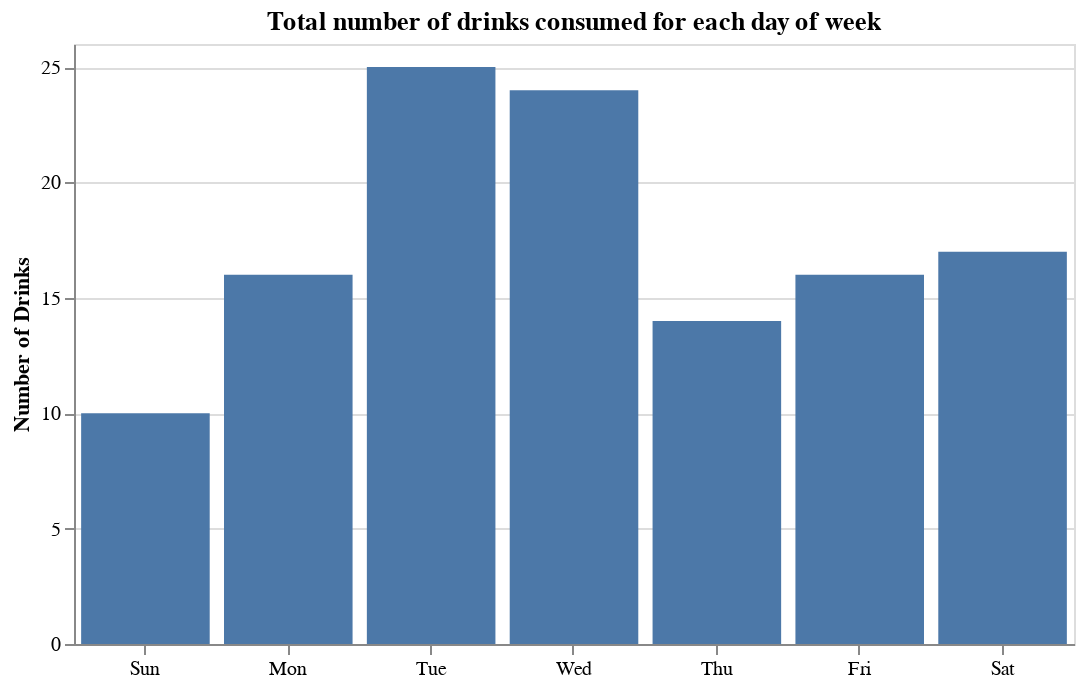

Notebook cell for this chart:
### Code cell
weekly_total = alt.Chart(final_df, title='Total number of drinks consumed for each day of week').mark_bar().encode(
    x = alt.X('day(date_time):O').title(None),
    y = alt.Y('count()').title('Number of Drinks'),
    tooltip = 'count()'
).properties(
    width=500
)
weekly_total

### Figure 1 — Vega-Lite specification as saved in the notebook (floating-point values rounded to 4 significant figures)
{"config": {"view": {"continuousWidth": 300, "continuousHeight": 300}}, "data": {"name": "data-6de65c973d82429eb728f1d345cce849"}, "mark": {"type": "bar"}, "encoding": {"tooltip": {"aggregate": "count", "type": "quantitative"}, "x": {"field": "date_time", "timeUnit": "day", "title": null, "type": "ordinal"}, "y": {"aggregate": "count", "title": "Number of Drinks", "type": "quantitative"}}, "title": "Total number of drinks consumed for each day of week", "width": 500, "$schema": "https://vega.github.io/schema/vega-lite/v5.16.3.json", "datasets": {"data-6de65c973d82429eb728f1d345cce849": [{"date": "2023-10-31T00:00:00", "time": "1:17 pm", "name": "Ganesh Vicky", "message": "Getting a coffee now", "date_time": "2023-10-31T13:17:00"}, {"date": "2023-11-01T00:00:00", "time": "12:45 pm", "name": "Ganesh Vicky", "message": "☕", "date_time": "2023-11-01T12:45:00"}, {"date": "2023-11-01T00:00:00", "time": "3:16 pm", "name": "Neiiiiii ♡", "message": "🧊☕ <This message was edited>", "date_time": "2023-11-01T15:16:00"}, {"date": "2023-11-07T00:00:00", "time": "11:10 am", "name": "Ganesh Vicky", "message": "☕", "date_time": "2023-11-07T11:10:00"}, {"date": "2023-11-07T00:00:00", "time": "11:58 am", "name": "Neiiiiii ♡", "message": "Got a 🍹in the morning", "date_time": "2023-11-07T11:58:00"}, {"date": "2023-11-07T00:00:00", "time": "3:39 pm", "name": "Ganesh Vicky", "message": "☕", "date_time": "2023-11-07T15:39:00"}, {"date": "2023-11-07T00:00:00", "time": "4:30 pm", "name": "Amarikoo Japan St Andrews", "message": "Got a mocha!", "date_time": "2023-11-07T16:30:00"}, {"date": "2023-11-07T00:00:00", "time": "4:30 pm", "name": "Amarikoo Japan St Andrews", "message": "My first club pret ☕️", "date_time": "2023-11-07T16:30:00"}, {"date": "2023-11-07T00:00:00", "time": "7:01 pm", "name": "Neiiiiii ♡", "message": "🍹", "date_time": "2023-11-07T19:01:00"}, {"date": "2023-11-08T00:00:00", "time": "4:06 pm", "name": "Amarikoo Japan St Andrews", "message": "Got a ☕️", "date_time": "2023-11-08T16:06:00"}, {"date": "2023-11-08T00:00:00", "time": "5:24 pm", "name": "Neiiiiii ♡", "message": "Got a 🍹", "date_time": "2023-11-08T17:24:00"}, {"date": "2023-11-10T00:00:00", "time": "3:36 pm", "name": "Ganesh Vicky", "message": "☕", "date_time": "2023-11-10T15:36:00"}, {"date": "2023-11-11T00:00:00", "time": "9:46 am", "name": "Amarikoo Japan St Andrews", "message": "Got an iced mocha", "date_time": "2023-11-11T09:46:00"}, {"date": "2023-11-13T00:00:00", "time": "3:04 pm", "name": "Neiiiiii ♡", "message": "Got a decaf, oat mocha", "date_time": "2023-11-13T15:04:00"}, {"date": "2023-11-14T00:00:00", "time": "1:37 pm", "name": "Ganesh Vicky", "message": "☕", "date_time": "2023-11-14T13:37:00"}, {"date": "2023-11-15T00:00:00", "time": "1:17 pm", "name": "Amarikoo Japan St Andrews", "message": "☕ and 🥖", "date_time": "2023-11-15T13:17:00"}, {"date": "2023-11-15T00:00:00", "time": "2:25 pm", "name": "Ganesh Vicky", "message": "☕", "date_time": "2023-11-15T14:25:00"}, {"date": "2023-11-16T00:00:00", "time": "5:45 pm", "name": "Amarikoo Japan St Andrews", "message": "Merry berry ☕", "date_time": "2023-11-16T17:45:00"}, {"date": "2023-11-17T00:00:00", "time": "9:25 am", "name": "Amarikoo Japan St Andrews", "message": "Salted caramel ☕with cream😋", "date_time": "2023-11-17T09:25:00"}, {"date": "2023-11-17T00:00:00", "time": "1:53 pm", "name": "Ganesh Vicky", "message": "☕", "date_time": "2023-11-17T13:53:00"}, {"date": "2023-11-17T00:00:00", "time": "3:42 pm", "name": "Ganesh Vicky", "message": "☕ xD", "date_time": "2023-11-17T15:42:00"}, {"date": "2023-11-17T00:00:00", "time": "4:44 pm", "name": "Neiiiiii ♡", "message": "Got a warm mocha", "date_time": "2023-11-17T16:44:00"}, {"date": "2023-11-18T00:00:00", "time": "4:41 pm", "name": "Neiiiiii ♡", "message": "Got a mocha", "date_time": "2023-11-18T16:41:00"}, {"date": "2023-11-19T00:00:00", "time": "1:49 pm", "name": "Ganesh Vicky", "message": "☕", "date_time": "2023-11-19T13:49:00"}, {"date": "2023-11-19T00:00:00", "time": "6:21 pm", "name": "Neiiiiii ♡", "message": "☕", "date_time": "2023-11-19T18:21:00"}, {"date": "2023-11-21T00:00:00", "time": "11:29 am", "name": "Ganesh Vicky", "message": "☕", "date_time": "2023-11-21T11:29:00"}, {"date": "2023-11-22T00:00:00", "time": "12:11 pm", "name": "Ganesh Vicky", "message": "☕", "date_time": "2023-11-22T12:11:00"}, {"date": "2023-11-24T00:00:00", "time": "9:01 am", "name": "Ganesh Vicky", "message": "☕", "date_time": "2023-11-24T09:01:00"}, {"date": "2023-11-24T00:00:00", "time": "1:03 pm", "name": "Ganesh Vicky", "message": "☕ iss very cold xD", "date_time": "2023-11-24T13:03:00"}, {"date": "2023-11-24T00:00:00", "time": "2:03 pm", "name": "Amarikoo Japan St Andrews", "message": "Merry berry☕", "date_time": "2023-11-24T14:03:00"}, {"date": "2023-11-24T00:00:00", "time": "4:16 pm", "name": "Ganesh Vicky", "message": "☕🤷🏻♂️", "date_time": "2023-11-24T16:16:00"}, {"date": "2023-11-24T00:00:00", "time": "6:51 pm", "name": "Neiiiiii ♡", "message": "☕", "date_time": "2023-11-24T18:51:00"}, {"date": "2023-11-25T00:00:00", "time": "9:14 am", "name": "Neiiiiii ♡", "message": "☕", "date_time": "2023-11-25T09:14:00"}, {"date": "2023-11-26T00:00:00", "time": "4:24 pm", "name": "Amarikoo Japan St Andrews", "message": "☕", "date_time": "2023-11-26T16:24:00"}, {"date": "2023-11-28T00:00:00", "time": "9:33 am", "name": "Amarikoo Japan St Andrews", "message": "☕", "date_time": "2023-11-28T09:33:00"}, {"date": "2023-11-28T00:00:00", "time": "10:59 am", "name": "Neiiiiii ♡", "message": "☕", "date_time": "2023-11-28T10:59:00"}, {"date": "2023-11-28T00:00:00", "time": "1:11 pm", "name": "Ganesh Vicky", "message": "☕", "date_time": "2023-11-28T13:11:00"}, {"date": "2023-11-29T00:00:00", "time": "12:08 pm", "name": "Neiiiiii ♡", "message": "☕", "date_time": "2023-11-29T12:08:00"}, {"date": "2023-11-29T00:00:00", "time": "1:22 pm", "name": "Ganesh Vicky", "message": "☕", "date_time": "2023-11-29T13:22:00"}, {"date": "2023-11-30T00:00:00", "time": "11:18 am", "name": "Ganesh Vicky", "message": "☕", "date_time": "2023-11-30T11:18:00"}, {"date": "2023-11-30T00:00:00", "time": "5:34 pm", "name": "Neiiiiii ♡", "message": "☕", "date_time": "2023-11-30T17:34:00"}, {"date": "2023-12-02T00:00:00", "time": "7:21 pm", "name": "Neiiiiii ♡", "message": "☕", "date_time": "2023-12-02T19:21:00"}, {"date": "2023-12-03T00:00:00", "time": "5:04 pm", "name": "Neiiiiii ♡", "message": "🧊☕", "date_time": "2023-12-03T17:04:00"}, {"date": "2023-12-04T00:00:00", "time": "3:54 pm", "name": "Neiiiiii ♡", "message": "🧊☕", "date_time": "2023-12-04T15:54:00"}, {"date": "2023-12-04T00:00:00", "time": "5:07 pm", "name": "Amarikoo Japan St Andrews", "message": "☕ more then 30 min ago😂", "date_time": "2023-12-04T17:07:00"}, {"date": "2023-12-06T00:00:00", "time": "8:28 am", "name": "Ganesh Vicky", "message": "☕", "date_time": "2023-12-06T08:28:00"}, {"date": "2023-12-08T00:00:00", "time": "1:44 pm", "name": "Ganesh Vicky", "message": "☕", "date_time": "2023-12-08T13:44:00"}, {"date": "2023-12-09T00:00:00", "time": "5:47 pm", "name": "Neiiiiii ♡", "message": "☕x2 today", "date_time": "2023-12-09T17:47:00"}, {"date": "2023-12-10T00:00:00", "time": "2:27 pm", "name": "Ganesh Vicky", "message": "☕", "date_time": "2023-12-10T14:27:00"}, {"date": "2023-12-10T00:00:00", "time": "3:51 pm", "name": "Amarikoo Japan St Andrews", "message": "☕", "date_time": "2023-12-10T15:51:00"}, {"date": "2023-12-11T00:00:00", "time": "2:56 pm", "name": "Neiiiiii ♡", "message": "☕", "date_time": "2023-12-11T14:56:00"}, {"date": "2023-12-13T00:00:00", "time": "1:15 pm", "name": "Amarikoo Japan St Andrews", "message": "☕", "date_time": "2023-12-13T13:15:00"}, {"date": "2023-12-14T00:00:00", "time": "8:53 am", "name": "Ganesh Vicky", "message": "☕", "date_time": "2023-12-14T08:53:00"}, {"date": "2023-12-14T00:00:00", "time": "12:13 pm", "name": "Amarikoo Japan St Andrews", "message": "☕🧊", "date_time": "2023-12-14T12:13:00"}, {"date": "2023-12-16T00:00:00", "time": "1:33 pm", "name": "Amarikoo Japan St Andrews", "message": "☕🍴", "date_time": "2023-12-16T13:33:00"}, {"date": "2023-12-16T00:00:00", "time": "2:39 pm", "name": "Neiiiiii ♡", "message": "☕🧊", "date_time": "2023-12-16T14:39:00"}, {"date": "2023-12-17T00:00:00", "time": "3:48 pm", "name": "Amarikoo Japan St Andrews", "message": "☕", "date_time": "2023-12-17T15:48:00"}, {"date": "2023-12-19T00:00:00", "time": "10:47 am", "name": "Amarikoo Japan St Andrews", "message": "☕🧊", "date_time": "2023-12-19T10:47:00"}, {"date": "2023-12-19T00:00:00", "time": "12:07 pm", "name": "Amarikoo Japan St Andrews", "message": "☕🥖", "date_time": "2023-12-19T12:07:00"}, {"date": "2023-12-21T00:00:00", "time": "1:52 pm", "name": "Ganesh Vicky", "message": "☕", "date_time": "2023-12-21T13:52:00"}, {"date": "2023-12-22T00:00:00", "time": "1:30 pm", "name": "Neiiiiii ♡", "message": "☕🧊", "date_time": "2023-12-22T13:30:00"}, {"date": "2023-12-22T00:00:00", "time": "3:02 pm", "name": "Ganesh Vicky", "message": "☕", "date_time": "2023-12-22T15:02:00"}, {"date": "2023-12-23T00:00:00", "time": "2:14 pm", "name": "Amarikoo Japan St Andrews", "message": "☕🧊", "date_time": "2023-12-23T14:14:00"}, {"date": "2023-12-28T00:00:00", "time": "3:54 pm", "name": "Ganesh Vicky", "message": "☕", "date_time": "2023-12-28T15:54:00"}, {"date": "2023-12-30T00:00:00", "time": "12:02 pm", "name": "Ganesh Vicky", "message": "☕", "date_time": "2023-12-30T12:02:00"}, {"date": "2023-12-30T00:00:00", "time": "3:00 pm", "name": "Neiiiiii ♡", "message": "🧊☕", "date_time": "2023-12-30T15:00:00"}, {"date": "2023-12-30T00:00:00", "time": "4:29 pm", "name": "Neiiiiii ♡", "message": "☕", "date_time": "2023-12-30T16:29:00"}, {"date": "2024-01-03T00:00:00", "time": "12:00 pm", "name": "Neiiiiii ♡", "message": "☕", "date_time": "2024-01-03T12:00:00"}, {"date": "2024-01-04T00:00:00", "time": "5:33 pm", "name": "Neiiiiii ♡", "message": "☕🧊", "date_time": "2024-01-04T17:33:00"}, {"date": "2024-01-05T00:00:00", "time": "1:27 pm", "name": "Neiiiiii ♡", "message": "☕🧊", "date_time": "2024-01-05T13:27:00"}, {"date": "2024-01-06T00:00:00", "time": "2:46 pm", "name": "Neiiiiii ♡", "message": "☕🧊", "date_time": "2024-01-06T14:46:00"}, {"date": "2024-01-06T00:00:00", "time": "3:49 pm", "name": "Amarikoo Japan St Andrews", "message": "☕", "date_time": "2024-01-06T15:49:00"}, {"date": "2024-01-07T00:00:00", "time": "1:54 pm", "name": "Neiiiiii ♡", "message": "☕🧊", "date_time": "2024-01-07T13:54:00"}, {"date": "2024-01-08T00:00:00", "time": "9:15 am", "name": "Ganesh Vicky", "message": "Got a coffee 10 mins back. Forgot to update", "date_time": "2024-01-08T09:15:00"}, {"date": "2024-01-08T00:00:00", "time": "11:49 am", "name": ".Mags", "message": "☕️", "date_time": "2024-01-08T11:49:00"}, {"date": "2024-01-08T00:00:00", "time": "12:50 pm", "name": "Amarikoo Japan St Andrews", "message": "☕🧊", "date_time": "2024-01-08T12:50:00"}, {"date": "2024-01-08T00:00:00", "time": "1:46 pm", "name": "Ganesh Vicky", "message": "☕", "date_time": "2024-01-08T13:46:00"}, {"date": "2024-01-08T00:00:00", "time": "3:24 pm", "name": "Neiiiiii ♡", "message": "☕🧊", "date_time": "2024-01-08T15:24:00"}, {"date": "2024-01-09T00:00:00", "time": "2:09 pm", "name": "Ganesh Vicky", "message": "☕", "date_time": "2024-01-09T14:09:00"}, {"date": "2024-01-09T00:00:00", "time": "5:05 pm", "name": "Neiiiiii ♡", "message": "☕🧊", "date_time": "2024-01-09T17:05:00"}, {"date": "2024-01-10T00:00:00", "time": "10:04 am", "name": "Ganesh Vicky", "message": "☕", "date_time": "2024-01-10T10:04:00"}, {"date": "2024-01-10T00:00:00", "time": "10:51 am", "name": ".Mags", "message": "☕️", "date_time": "2024-01-10T10:51:00"}, {"date": "2024-01-10T00:00:00", "time": "1:56 pm", "name": "Neiiiiii ♡", "message": "☕🧊", "date_time": "2024-01-10T13:56:00"}, {"date": "2024-01-11T00:00:00", "time": "11:22 am", "name": ".Mags", "message": "☕️", "date_time": "2024-01-11T11:22:00"}, {"date": "2024-01-11T00:00:00", "time": "3:46 pm", "name": "Neiiiiii ♡", "message": "☕🧊 <This message was edited>", "date_time": "2024-01-11T15:46:00"}, {"date": "2024-01-13T00:00:00", "time": "11:30 am", "name": ".Mags", "message": "☕️", "date_time": "2024-01-13T11:30:00"}, {"date": "2024-01-13T00:00:00", "time": "4:25 pm", "name": "Neiiiiii ♡", "message": "Got ☕ 20 mins back", "date_time": "2024-01-13T16:25:00"}, {"date": "2024-01-14T00:00:00", "time": "3:36 pm", "name": "Ganesh Vicky", "message": "☕", "date_time": "2024-01-14T15:36:00"}, {"date": "2024-01-15T00:00:00", "time": "11:19 am", "name": ".Mags", "message": "☕️", "date_time": "2024-01-15T11:19:00"}, {"date": "2024-01-15T00:00:00", "time": "12:47 pm", "name": "Ganesh Vicky", "message": "☕", "date_time": "2024-01-15T12:47:00"}, {"date": "2024-01-15T00:00:00", "time": "3:22 pm", "name": "Neiiiiii ♡", "message": "☕", "date_time": "2024-01-15T15:22:00"}, {"date": "2024-01-16T00:00:00", "time": "11:51 am", "name": "Ganesh Vicky", "message": "☕", "date_time": "2024-01-16T11:51:00"}, {"date": "2024-01-16T00:00:00", "time": "1:53 pm", "name": "Amarikoo Japan St Andrews", "message": "☕", "date_time": "2024-01-16T13:53:00"}, {"date": "2024-01-16T00:00:00", "time": "2:39 pm", "name": "Neiiiiii ♡", "message": "☕", "date_time": "2024-01-16T14:39:00"}, {"date": "2024-01-17T00:00:00", "time": "11:38 am", "name": ".Mags", "message": "☕️", "date_time": "2024-01-17T11:38:00"}, {"date": "2024-01-17T00:00:00", "time": "2:00 pm", "name": "Ganesh Vicky", "message": "☕", "date_time": "2024-01-17T14:00:00"}, {"date": "2024-01-17T00:00:00", "time": "6:01 pm", "name": "Neiiiiii ♡", "message": "🍹", "date_time": "2024-01-17T18:01:00"}, {"date": "2024-01-18T00:00:00", "time": "2:10 pm", "name": "Amarikoo Japan St Andrews", "message": "☕🧊", "date_time": "2024-01-18T14:10:00"}, {"date": "2024-01-18T00:00:00", "time": "3:07 pm", "name": "Neiiiiii ♡", "message": "☕🧊", "date_time": "2024-01-18T15:07:00"}, {"date": "2024-01-19T00:00:00", "time": "2:10 pm", "name": "Neiiiiii ♡", "message": "☕", "date_time": "2024-01-19T14:10:00"}, {"date": "2024-01-20T00:00:00", "time": "1:47 pm", "name": "Neiiiiii ♡", "message": "☕🧊", "date_time": "2024-01-20T13:47:00"}, {"date": "2024-01-21T00:00:00", "time": "4:38 pm", "name": "Amarikoo Japan St Andrews", "message": "☕", "date_time": "2024-01-21T16:38:00"}, {"date": "2024-01-22T00:00:00", "time": "2:42 pm", "name": "Neiiiiii ♡", "message": "☕🧊", "date_time": "2024-01-22T14:42:00"}, {"date": "2024-01-22T00:00:00", "time": "3:51 pm", "name": "Ganesh Vicky", "message": "☕", "date_time": "2024-01-22T15:51:00"}, {"date": "2024-01-23T00:00:00", "time": "10:53 am", "name": "Ganesh Vicky", "message": "☕", "date_time": "2024-01-23T10:53:00"}, {"date": "2024-01-23T00:00:00", "time": "2:46 pm", "name": "Neiiiiii ♡", "message": "☕🧊", "date_time": "2024-01-23T14:46:00"}, {"date": "2024-01-23T00:00:00", "time": "4:00 pm", "name": "Ganesh Vicky", "message": "☕", "date_time": "2024-01-23T16:00:00"}, {"date": "2024-01-24T00:00:00", "time": "10:49 am", "name": "Amarikoo Japan St Andrews", "message": "☕", "date_time": "2024-01-24T10:49:00"}, {"date": "2024-01-24T00:00:00", "time": "2:03 pm", "name": "Neiiiiii ♡", "message": "☕🧊", "date_time": "2024-01-24T14:03:00"}, {"date": "2024-01-24T00:00:00", "time": "2:38 pm", "name": ".Mags", "message": "☕️", "date_time": "2024-01-24T14:38:00"}, {"date": "2024-01-25T00:00:00", "time": "11:56 am", "name": "Neiiiiii ♡", "message": "☕🧊", "date_time": "2024-01-25T11:56:00"}, {"date": "2024-01-26T00:00:00", "time": "4:10 pm", "name": "Amarikoo Japan St Andrews", "message": "☕", "date_time": "2024-01-26T16:10:00"}, {"date": "2024-01-27T00:00:00", "time": "12:40 pm", "name": "Ganesh Vicky", "message": "☕", "date_time": "2024-01-27T12:40:00"}, {"date": "2024-01-29T00:00:00", "time": "3:07 pm", "name": "Ganesh Vicky", "message": "☕", "date_time": "2024-01-29T15:07:00"}, {"date": "2024-01-29T00:00:00", "time": "6:29 pm", "name": "Amarikoo Japan St Andrews", "message": "☕", "date_time": "2024-01-29T18:29:00"}, {"date": "2024-01-30T00:00:00", "time": "10:33 am", "name": "Neiiiiii ♡", "message": "☕🧊", "date_time": "2024-01-30T10:33:00"}, {"date": "2024-01-30T00:00:00", "time": "2:09 pm", "name": "Ganesh Vicky", "message": "☕", "date_time": "2024-01-30T14:09:00"}, {"date": "2024-01-30T00:00:00", "time": "5:23 pm", "name": "Neiiiiii ♡", "message": "🍹", "date_time": "2024-01-30T17:23:00"}, {"date": "2024-01-31T00:00:00", "time": "10:11 am", "name": "Amarikoo Japan St Andrews", "message": "☕🧊", "date_time": "2024-01-31T10:11:00"}, {"date": "2024-01-31T00:00:00", "time": "11:52 am", "name": "Neiiiiii ♡", "message": "☕🧊", "date_time": "2024-01-31T11:52:00"}, {"date": "2024-01-31T00:00:00", "time": "3:04 pm", "name": "Ganesh Vicky", "message": "☕", "date_time": "2024-01-31T15:04:00"}, {"date": "2024-02-01T00:00:00", "time": "11:14 am", "name": "Amarikoo Japan St Andrews", "message": "☕🥄", "date_time": "2024-02-01T11:14:00"}]}}
